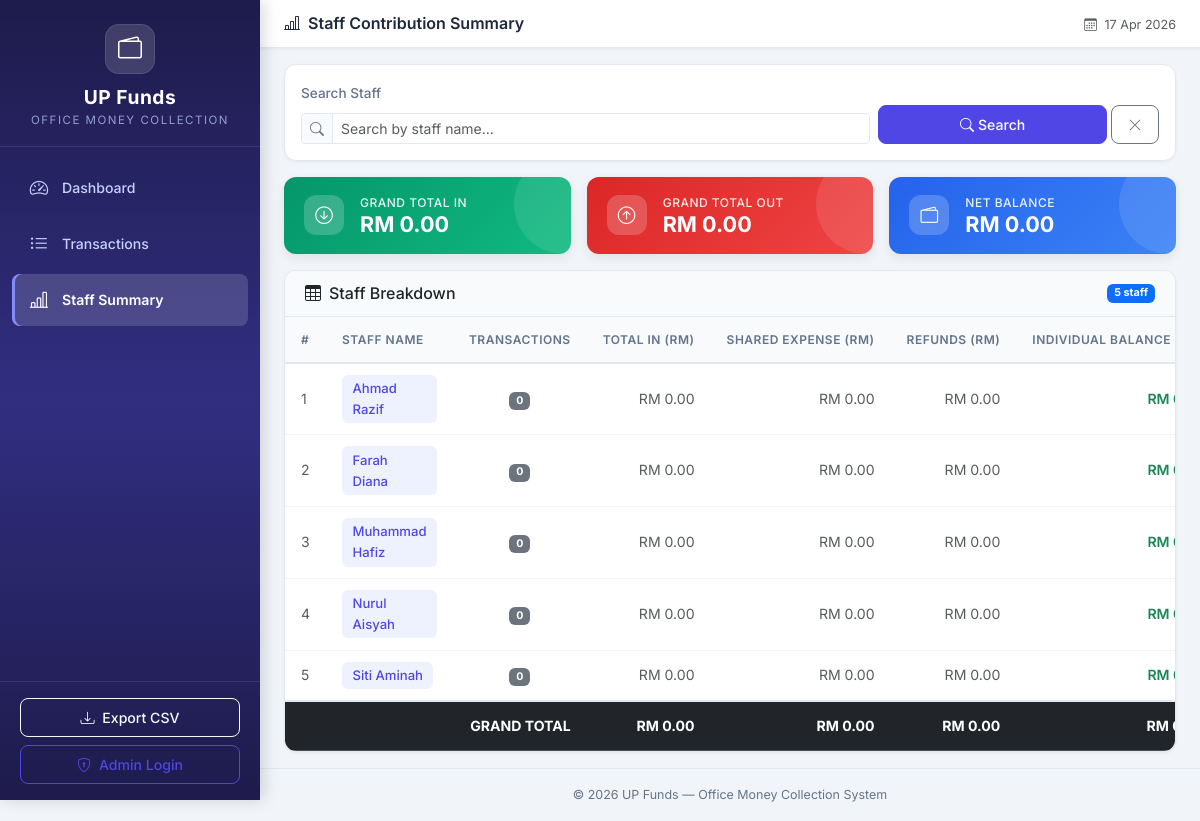
The app's page /summary, older data.
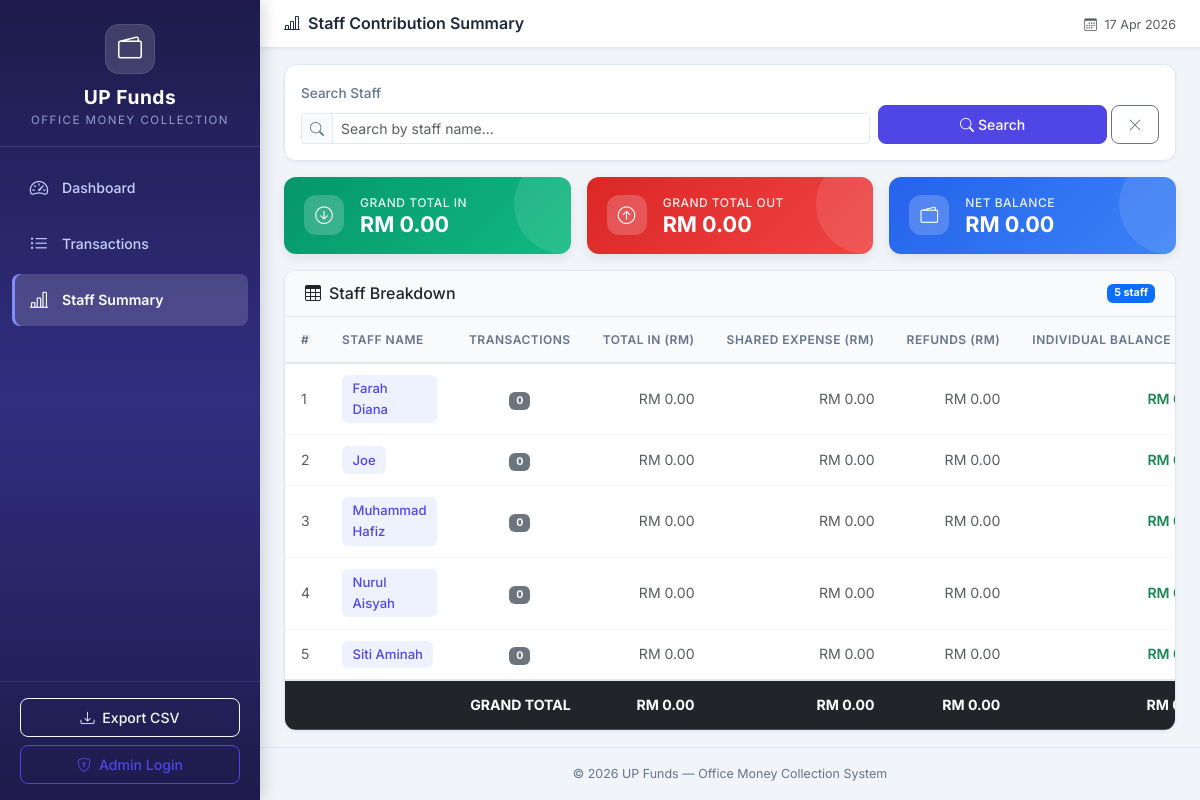
The same page, newer data.
### tables this page shows
CREATE TABLE staff (
            id INTEGER PRIMARY KEY AUTOINCREMENT,
            name TEXT NOT NULL,
            is_active INTEGER DEFAULT 1,
            created_at TIMESTAMP DEFAULT CURRENT_TIMESTAMP
        );

### app.py (the view)
@app.route('/summary')
def staff_summary():
    conn = get_db_connection()
    search_query = request.args.get('search', '')
    global_totals = conn.execute('''
        SELECT
            COALESCE(SUM(cr.amount_in), 0) as total_in,
            COALESCE(SUM(CASE WHEN cr.expense_type = 'personal' THEN cr.amount_out ELSE 0 END), 0) as total_refunds
        FROM staff s
        LEFT JOIN cash_records cr ON s.id = cr.staff_id
        WHERE s.is_active = 1
    ''').fetchone()
    shared_totals = conn.execute('''
        SELECT COALESCE(SUM(ts.amount), 0) as total_shared_out
        FROM transaction_splits ts
        JOIN staff s ON ts.staff_id = s.id
        WHERE s.is_active = 1
    ''').fetchone()
    grand_total_in = global_totals['total_in']
    grand_total_out = shared_totals['total_shared_out']
    grand_total_refunds = global_totals['total_refunds']
    grand_balance = grand_total_in - grand_total_out - grand_total_refunds
    query = '''
        SELECT
            s.id,
            s.name,
            COALESCE(SUM(cr.amount_in), 0) as total_in,
            COALESCE(SUM(CASE WHEN cr.expense_type = 'personal' THEN cr.amount_out ELSE 0 END), 0) as personal_refunds,
            (SELECT COALESCE(SUM(amount), 0) FROM transaction_splits ts WHERE ts.staff_id = s.id) as shared_expense,
            COUNT(CASE WHEN cr.amount_in > 0 THEN cr.id END) as transaction_count
        FROM staff s
        LEFT JOIN cash_records cr ON s.id = cr.staff_id
        WHERE s.is_active = 1
    '''
    params = []
    if search_query:
        query += ' AND s.name LIKE ?'
        params.append(f'%{search_query}%')
    query += ' GROUP BY s.id, s.name ORDER BY s.name'
    summary_raw = conn.execute(query, params).fetchall()
    summary = []
    for row in summary_raw:
        summary.append({
            'name': row['name'],
            'transaction_count': row['transaction_count'],
            'total_in': row['total_in'],
            'personal_refunds': row['personal_refunds'],
            'shared_expense': row['shared_expense'],
            'net_balance': row['total_in'] - row['shared_expense'] - row['personal_refunds']
        })
    conn.close()
    return render_template('summary.html',
                           summary=summary,
                           grand_total_in=grand_total_in,
                           grand_total_out=grand_total_out,
                           grand_total_refunds=grand_total_refunds,
                           grand_balance=grand_balance,
                           search_query=search_query)

### app.py (called while the page is built)
@app.context_processor
def inject_now():
    is_admin = session.get('role') == 'admin'
    return {'now': datetime.now(), 'is_admin': is_admin}

### database.py (called while the page is built)
def get_db_connection():
    conn = sqlite3.connect(DATABASE_PATH)
    conn.row_factory = sqlite3.Row  # Access columns by name
    conn.execute("PRAGMA foreign_keys = ON")  # Enable foreign key support
    return conn

### templates/summary.html (shortened to what the changed rows need)
{% extends 'base.html' %}
{% block content %}
<div class="card content-card">
    <div class="card-body p-0">
        {% if summary %}
        <div class="table-responsive">
            <table class="table table-hover mb-0">
                <thead>
                    <tr>
                        <th>#</th>
                        <th>Staff Name</th>
                        <th class="text-center">Transactions</th>
                        <th class="text-end">Total In (RM)</th>
                        <th class="text-end">Shared Expense (RM)</th>
                        <th class="text-end">Refunds (RM)</th>
                        <th class="text-end">Individual Balance (RM)</th>
                    </tr>
                </thead>
                <tbody>
                    {% for row in summary %}
                    <tr>
                        <td class="text-muted">{{ loop.index }}</td>
                        <td>
                            <span class="staff-badge">{{ row['name'] }}</span>
                        </td>
                        <td class="text-center">
                            <span class="badge bg-secondary">{{ row['transaction_count'] }}</span>
                        </td>
                        <td class="text-end">
                            {% if row['total_in'] > 0 %}
                                <span class="amount-in">RM {{ "%.2f"|format(row['total_in']) }}</span>
                            {% else %}
                                <span class="text-muted">RM 0.00</span>
                            {% endif %}
                        </td>
                        <td class="text-end">
                            {% if row['shared_expense'] > 0 %}
                                <span class="amount-out">RM {{ "%.2f"|format(row['shared_expense']) }}</span>
                            {% else %}
                                <span class="text-muted">RM 0.00</span>
                            {% endif %}
                        </td>
                        <td class="text-end">
                            {% if row['personal_refunds'] > 0 %}
                                <span class="amount-out">RM {{ "%.2f"|format(row['personal_refunds']) }}</span>
                            {% else %}
                                <span class="text-muted">RM 0.00</span>
                            {% endif %}
                        </td>
                        <td class="text-end">
                            <span class="fw-semibold {% if row['net_balance'] >= 0 %}text-success{% else %}text-danger{% endif %}">
                                RM {{ "%.2f"|format(row['net_balance']) }}
                            </span>
                        </td>
                    </tr>
                    {% endfor %}
                </tbody>
            </table>
        </div>
        {% endif %}
    </div>
</div>
{% endblock %}

Row changes from the older to the newer data that the page shows:
shown differently, row unchanged: staff "Farah Diana": moves up the list
changed staff: name "Ahmad Razif" → "Joe"
